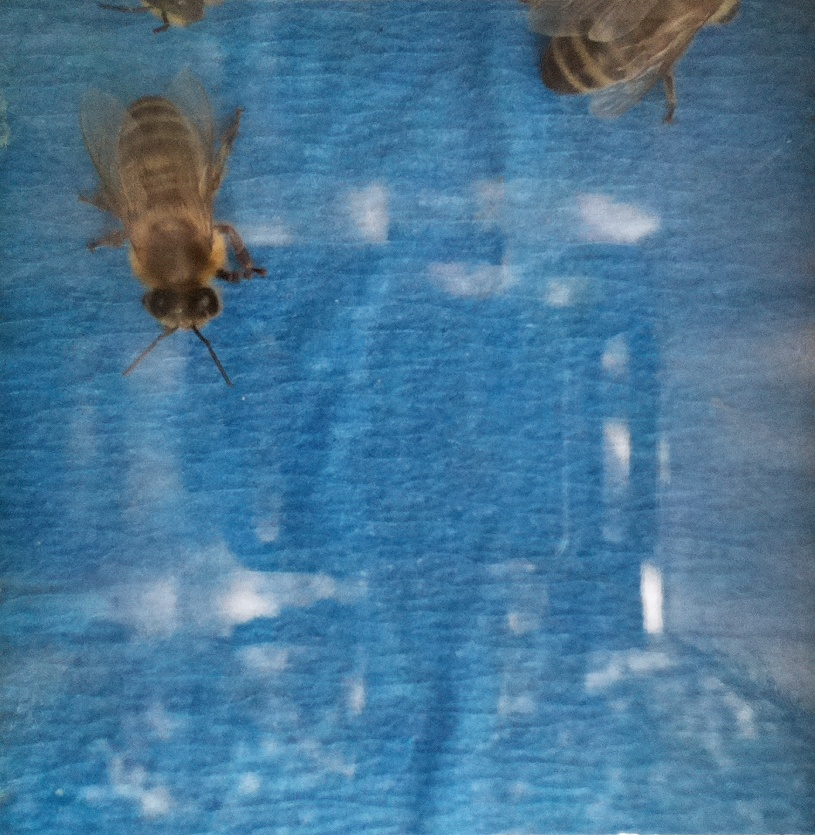
#> input picture data/group_bees/nopollen/07-32-08-286994.jpg, 815 x 835 px, found by its file name; its folder holds only this picture in this run
$ python beesDATA.py
#> lines starting #> are read from the running program, lines starting #| are printed output that depends on the picture
#this script was adapted from https://pythonprogramming.net/loading-custom-data-deep-learning-python-tensorflow-keras/

import numpy as np
import os
import cv2
from tqdm import tqdm
import random

DATADIR = "/home/alme2/bees/cropimages"
ROOT = "/home/alme2/bees"

CATEGORIES = ["nopollen", "pollen"]

training_data = []

def create_training_data():
    for category in CATEGORIES:

        path = os.path.join(DATADIR,category)
        class_num = CATEGORIES.index(category)

        for img in tqdm(os.listdir(path)):
            try:
                img_array = cv2.imread(os.path.join(path,img))
#> img_array is the input picture: shape (835, 815, 3); mean B, G, R 151.3, 119.3, 73
                new_array = cv2.resize(img_array, (200, 300))
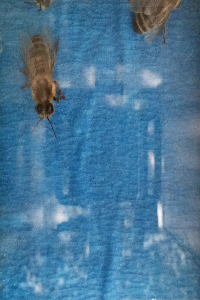
#> new_array: shape (300, 200, 3); mean B, G, R 151.2, 119.1, 72.9
                training_data.append([img_array, class_num])
            except Exception as e:
                pass

#> (the run stopped early here; a loop or call above may not have finished)
